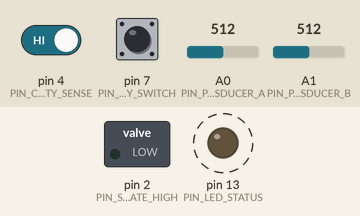
Simulated run of this program. Board: Teensy 4. On the bench: switched loads named in the program (green lamp = pin HIGH), output pins drawn as LEDs (lit = HIGH). Dashed ring = blinking. Inputs (shaded band) come from the test bench; at power-on: pin 4 (PIN_CONTINUITY_SENSE) HIGH, pin 7 (PIN_ARMING_KEY_SWITCH) HIGH, A0 (PIN_PRESSURE_TRANSDUCER_A) = 512, A1 (PIN_PRESSURE_TRANSDUCER_B) = 512. What the program prints to the serial monitor is not drawn.

Above: at 0.12 s.
Timing chart, 0 to 3.0 s (numbered marks = the images above):
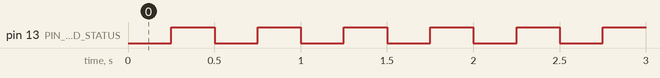

The program:

main.cpp
```cpp
/**
 * @file main.cpp
 * @brief Core Embedded Real-Time Control Loop for HIL Pneumatic Burst Controller
 * @repository t4rxnn-devel/hil-pneumatic-controller
 * @details Manages 1000Hz fixed-interval execution, redundant pressure reading,
 *          solenoid valve actuation state machines, and serial telemetry framing.
 */

#include <Arduino.h>
#include "safety_interlocks.h"

// Hardware Pin Definitions for Teensy 4.1 / ESP32 Target
#define PIN_PRESSURE_TRANSDUCER_A  A0
#define PIN_PRESSURE_TRANSDUCER_B  A1
#define PIN_SOLENOID_GATE_HIGH     2
#define PIN_CONTINUITY_SENSE       4
#define PIN_ARMING_KEY_SWITCH      7
#define PIN_LED_STATUS             13

// Control Loop Timing Constants (1000 Hz = 1000 microseconds)
const uint32_t CONTROL_LOOP_INTERVAL_US = 1000;
uint32_t last_loop_timestamp_us = 0;

// Global Safety Interlock Instance
SafetyInterlockManager safetyManager;

// Function Prototypes for Modular Execution
float readTransducerPSI(uint8_t pin);
void updateHardwareOutputs(SystemState_t state);
void transmitTelemetryPacket(float p1, float p2, SystemState_t state, uint16_t faults);

void setup() {
    // Initialize high-speed serial interface for HIL communication
    Serial.begin(500000);
    while (!Serial && millis() < 2000); // Wait for connection or timeout

    // Configure Pin IO Modes
    pinMode(PIN_SOLENOID_GATE_HIGH, OUTPUT);
    pinMode(PIN_CONTINUITY_SENSE, INPUT_PULLUP);
    pinMode(PIN_ARMING_KEY_SWITCH, INPUT_PULLUP);
    pinMode(PIN_LED_STATUS, OUTPUT);

    // Ensure solenoids are driven LOW (safe state) on startup
    digitalWrite(PIN_SOLENOID_GATE_HIGH, LOW);
    digitalWrite(PIN_LED_STATUS, LOW);

    // Initialize Safety Interlock Registry
    safetyManager.initialize();
    last_loop_timestamp_us = micros();
}

void loop() {
    uint32_t current_time_us = micros();

    // Enforce strict deterministic 1000Hz fixed loop interval
    if ((current_time_us - last_loop_timestamp_us) >= CONTROL_LOOP_INTERVAL_US) {
        last_loop_timestamp_us += CONTROL_LOOP_INTERVAL_US;
        uint32_t current_time_ms = millis();

        // 1. Sample redundant analog pressure transducers
        float psi_a = readTransducerPSI(PIN_PRESSURE_TRANSDUCER_A);
        float psi_b = readTransducerPSI(PIN_PRESSURE_TRANSDUCER_B);

        // 2. Update physical switch and loop inputs
        bool key_state = (digitalRead(PIN_ARMING_KEY_SWITCH) == LOW); // Active low pullup
        bool continuity_state = (digitalRead(PIN_CONTINUITY_SENSE) == HIGH);

        safetyManager.setKeySwitch(key_state);
        safetyManager.updateContinuityStatus(continuity_state);
        safetyManager.checkWatchdog(current_time_ms);

        // 3. Evaluate safety voter logic across sensor streams
        bool sensors_valid = safetyManager.evaluateSensorVoter(psi_a, psi_b);

        // 4. Handle incoming serial bytes from the HIL simulator (watchdog feed)
        if (Serial.available() > 0) {
            char incoming_byte = Serial.read();
            if (incoming_byte == 'H') { // Heartbeat command token from HIL plant
                safetyManager.feedWatchdog(current_time_ms);
            }
        }

        // 5. Query system state and execute hardware output actions
        SystemState_t current_state = safetyManager.getState();

        if (current_state != SYSTEM_STATE_ABORT_FAULT && sensors_valid) {
            // Check transition conditions for hot arming if pressures are nominal
            if (key_state && continuity_state && psi_a >= 2200.0f) {
                // State machine progression handled via command triggers
            }
        }

        updateHardwareOutputs(current_state);

        // 6. Stream real-time telemetry back to the host computer / ground station
        transmitTelemetryPacket(psi_a, psi_b, current_state, safetyManager.getFaultFlags());
    }
}

// Converts raw 12-bit ADC millivolt readings into engineering units (PSI)
float readTransducerPSI(uint8_t pin) {
    int raw_adc = analogRead(pin);
    // Calibration formula: 0V to 3.3V mapped to 0 to 5000 PSI transducer range
    float voltage = (raw_adc / 4095.0f) * 3.3f;
    float calculated_psi = (voltage / 3.3f) * 5000.0f;
    return calculated_psi;
}

// Controls physical power gates based on validated safety state machine
void updateHardwareOutputs(SystemState_t state) {
    if (state == SYSTEM_STATE_FIRING_SEQUENCE) {
        digitalWrite(PIN_SOLENOID_GATE_HIGH, HIGH); // Open burst valve
        digitalWrite(PIN_LED_STATUS, HIGH);
    } else {
        digitalWrite(PIN_SOLENOID_GATE_HIGH, LOW);  // Default closed state
        // Flash status LED if in fault mode, solid if standby
        if (state == SYSTEM_STATE_ABORT_FAULT) {
            digitalWrite(PIN_LED_STATUS, (millis() / 250) % 2);
        } else {
            digitalWrite(PIN_LED_STATUS, LOW);
        }
    }
}

// Frames binary telemetry packets for high-speed serial link
void transmitTelemetryPacket(float p1, float p2, SystemState_t state, uint16_t faults) {
    Serial.print("T1:");
    Serial.print(p1, 2);
    Serial.print(",T2:");
    Serial.print(p2, 2);
    Serial.print(",ST:");
    Serial.print((uint8_t)state);
    Serial.print(",FL:");
    Serial.println(faults, HEX);
}
```

safety_interlocks.h
```cpp
/**
 * @file safety_interlocks.h
 * @brief Advanced Hardware-In-The-Loop (HIL) Safety Interlock & Voting System
 * @repository t4rxnn-devel/hil-pneumatic-controller
 * @details Implements redundant pressure transducer cross-checking, continuous arming
 *          loop continuity validation, and deterministic fail-safe abort triggers.
 */

#ifndef SAFETY_INTERLOCKS_H
#define SAFETY_INTERLOCKS_H

#include <stdint.h>
#include <stdbool.h>

// System Operating States
typedef enum {
    SYSTEM_STATE_INIT = 0x00,
    SYSTEM_STATE_STANDBY = 0x01,
    SYSTEM_STATE_ARMED_PRE_FLIGHT = 0x02,
    SYSTEM_STATE_ARMED_HOT = 0x03,
    SYSTEM_STATE_FIRING_SEQUENCE = 0x04,
    SYSTEM_STATE_ABORT_FAULT = 0xFF
} SystemState_t;

// Fault Code Bitmask Registry
typedef enum {
    FAULT_NONE                  = 0x0000,
    FAULT_DUAL_TRANSDUCER_MISMATCH = 0x0001,
    FAULT_LOOP_CONTINUITY_LOST  = 0x0002,
    FAULT_OVER_PRESSURE_SPIKE   = 0x0004,
    FAULT_UNDER_PRESSURE_DROP   = 0x0008,
    FAULT_WATCHDOG_TIMEOUT      = 0x0010,
    FAULT_MANUAL_ABORT_TRIGGERED = 0x0020
} FaultCode_t;

// Configuration Parameters for Interlock Tolerances
typedef struct {
    float max_allowable_psi;
    float min_launch_psi;
    float max_transducer_delta_psi;
    uint32_t watchdog_timeout_ms;
} InterlockConfig_t;

class SafetyInterlockManager {
private:
    SystemState_t current_state;
    uint16_t active_fault_flags;
    InterlockConfig_t config;
    uint32_t last_heartbeat_timestamp;
    bool hardware_key_switched;
    bool continuity_pin_high;

public:
    SafetyInterlockManager() {
        current_state = SYSTEM_STATE_INIT;
        active_fault_flags = FAULT_NONE;
        last_heartbeat_timestamp = 0;
        hardware_key_switched = false;
        continuity_pin_high = false;

        // Default safe thresholds for high-pressure pneumatic reservoirs
        config.max_allowable_psi = 4500.0f;
        config.min_launch_psi = 2200.0f;
        config.max_transducer_delta_psi = 150.0f;
        config.watchdog_timeout_ms = 250;
    }

    void initialize() {
        current_state = SYSTEM_STATE_STANDBY;
        active_fault_flags = FAULT_NONE;
    }

    // Evaluates dual independent pressure transducers for cross-consistency
    bool evaluateSensorVoter(float pressure_sensor_a, float pressure_sensor_b) {
        float delta = pressure_sensor_a > pressure_sensor_b ?
                      (pressure_sensor_a - pressure_sensor_b) :
                      (pressure_sensor_b - pressure_sensor_a);

        if (delta > config.max_transducer_delta_psi) {
            active_fault_flags |= FAULT_DUAL_TRANSDUCER_MISMATCH;
            triggerAbort("Transducer divergence detected beyond safety tolerance!");
            return false;
        }

        if (pressure_sensor_a > config.max_allowable_psi || pressure_sensor_b > config.max_allowable_psi) {
            active_fault_flags |= FAULT_OVER_PRESSURE_SPIKE;
            triggerAbort("Critical over-pressure threshold breached!");
            return false;
        }

        return true;
    }

    // Validates physical continuity of the pyrotechnic / solenoid firing loop
    void updateContinuityStatus(bool is_loop_closed) {
        continuity_pin_high = is_loop_closed;
        if (!continuity_pin_high && (current_state == SYSTEM_STATE_ARMED_HOT || current_state == SYSTEM_STATE_FIRING_SEQUENCE)) {
            active_fault_flags |= FAULT_LOOP_CONTINUITY_LOST;
            triggerAbort("Firing loop continuity dropped unexpectedly during active phase!");
        }
    }

    // Heartbeat check to ensure host controller or HIL simulator is alive
    void feedWatchdog(uint32_t current_timestamp_ms) {
        last_heartbeat_timestamp = current_timestamp_ms;
    }

    void checkWatchdog(uint32_t current_timestamp_ms) {
        if ((current_timestamp_ms - last_heartbeat_timestamp) > config.watchdog_timeout_ms) {
            active_fault_flags |= FAULT_WATCHDOG_TIMEOUT;
            triggerAbort("HIL communication watchdog expired!");
        }
    }

    void setKeySwitch(bool state) {
        hardware_key_switched = state;
        if (!hardware_key_switched && current_state > SYSTEM_STATE_STANDBY) {
            triggerAbort("Physical safety arming key pulled!");
        }
    }

    void triggerAbort(const char* reason) {
        current_state = SYSTEM_STATE_ABORT_FAULT;
        // Hardware level failsafe hook would cut power gates here
    }

    SystemState_t getState() const {
        return current_state;
    }

    uint16_t getFaultFlags() const {
        return active_fault_flags;
    }

    bool isSystemSafeToFire(float p1, float p2) {
        if (current_state != SYSTEM_STATE_ARMED_HOT) return false;
        if (active_fault_flags != FAULT_NONE) return false;
        if (!hardware_key_switched) return false;
        if (!continuity_pin_high) return false;
        if (p1 < config.min_launch_psi || p2 < config.min_launch_psi) return false;
        return true;
    }
};

#endif // SAFETY_INTERLOCKS_H
```

sensor_acquisition.cpp
```cpp
/**
 * @file sensor_acquisition.cpp
 * @brief High-Precision Sensor Sampling & Digital Filtering Engine
 * @repository t4rxnn-devel/hil-pneumatic-controller
 * @details Implements moving-average digital filtering, outlier rejection,
 *          and voltage-to-pressure calibration curves for telemetry.
 */

#include <Arduino.h>

class SensorAcquisitionEngine {
private:
    static const uint8_t FILTER_WINDOW_SIZE = 8;
    float sample_buffer_a[FILTER_WINDOW_SIZE];
    float sample_buffer_b[FILTER_WINDOW_SIZE];
    uint8_t buffer_index;
    bool buffer_filled;

    float reference_voltage;
    float max_pressure_psi;

public:
    SensorAcquisitionEngine() {
        buffer_index = 0;
        buffer_filled = false;
        reference_voltage = 3.3f;
        max_pressure_psi = 5000.0f;

        for (uint8_t i = 0; i < FILTER_WINDOW_SIZE; i++) {
            sample_buffer_a[i] = 0.0f;
            sample_buffer_b[i] = 0.0f;
        }
    }

    void initialize() {
        buffer_index = 0;
        buffer_filled = false;
    }

    // Feeds raw ADC counts and computes moving average filtered pressure in PSI
    void updateReadings(uint16_t raw_adc_a, uint16_t raw_adc_b, float &out_psi_a, float &out_psi_b) {
        // Convert ADC counts (0-4095 for 12-bit) to engineering units
        float volts_a = (static_cast<float>(raw_adc_a) / 4095.0f) * reference_voltage;
        float volts_b = (static_cast<float>(raw_adc_b) / 4095.0f) * reference_voltage;

        float instant_psi_a = (volts_a / reference_voltage) * max_pressure_psi;
        float instant_psi_b = (volts_b / reference_voltage) * max_pressure_psi;

        // Store into rolling window buffers
        sample_buffer_a[buffer_index] = instant_psi_a;
        sample_buffer_b[buffer_index] = instant_psi_b;

        buffer_index = (buffer_index + 1) % FILTER_WINDOW_SIZE;
        if (buffer_index == 0) {
            buffer_filled = true;
        }

        // Calculate moving average across valid window samples
        uint8_t count = buffer_filled ? FILTER_WINDOW_SIZE : buffer_index;
        if (count == 0) count = 1;

        float sum_a = 0.0f;
        float sum_b = 0.0f;
        for (uint8_t i = 0; i < count; i++) {
            sum_a += sample_buffer_a[i];
            sum_b += sample_buffer_b[i];
        }

        out_psi_a = sum_a / static_cast<float>(count);
        out_psi_b = sum_b / static_cast<float>(count);
    }

    void setTransducerParameters(float ref_v, float max_psi) {
        reference_voltage = ref_v;
        max_pressure_psi = max_psi;
    }
};
```

telemetry_serial.cpp
```cpp
/**
 * @file telemetry_serial.cpp
 * @brief High-Speed Serial Telemetry Framing & Command Parser Engine
 * @repository t4rxnn-devel/hil-pneumatic-controller
 * @details Encodes real-time sensor streams, system states, and fault registers
 *          into structured binary/ASCII packets and decodes inbound control tokens.
 */

#include <Arduino.h>

class TelemetrySerialEngine {
private:
    static const uint8_t RX_BUFFER_SIZE = 64;
    char rx_buffer[RX_BUFFER_SIZE];
    uint8_t rx_buffer_index;
    unsigned long last_packet_sent_ms;
    uint32_t packet_sequence_number;

public:
    TelemetrySerialEngine() {
        rx_buffer_index = 0;
        last_packet_sent_ms = 0;
        packet_sequence_number = 0;
        memset(rx_buffer, 0, RX_BUFFER_SIZE);
    }

    void initialize(unsigned long baud_rate) {
        // Serial port is typically initialized in main, but we configure internal states here
        rx_buffer_index = 0;
        packet_sequence_number = 0;
    }

    // Formats and streams structured telemetry frame over UART
    void sendTelemetryFrame(float p1, float p2, uint8_t system_state, uint16_t fault_flags, float battery_volts) {
        unsigned long current_ms = millis();
        // Rate limit telemetry broadcast to every 20ms (50 Hz) to avoid serial saturation
        if ((current_ms - last_packet_sent_ms) >= 20) {
            last_packet_sent_ms = current_ms;
            packet_sequence_number++;

            Serial.print("$PKT,");
            Serial.print(packet_sequence_number);
            Serial.print(",");
            Serial.print(current_ms);
            Serial.print(",");
            Serial.print(p1, 2);
            Serial.print(",");
            Serial.print(p2, 2);
            Serial.print(",");
            Serial.print(system_state);
            Serial.print(",0x");
            Serial.print(fault_flags, HEX);
            Serial.print(",");
            Serial.print(battery_volts, 2);
            Serial.println("*CS"); // Placeholder for checksum termination
        }
    }

    // Non-blocking parser for inbound commands from the HIL simulator or ground station
    bool pollIncomingCommands(char &out_command_token) {
        while (Serial.available() > 0) {
            char incoming = Serial.read();
            if (incoming == '\n' || incoming == '\r') {
                if (rx_buffer_index > 0) {
                    out_command_token = rx_buffer[0];
                    rx_buffer_index = 0;
                    memset(rx_buffer, 0, RX_BUFFER_SIZE);
                    return true;
                }
            } else if (rx_buffer_index < (RX_BUFFER_SIZE - 1)) {
                rx_buffer[rx_buffer_index++] = incoming;
            } else {
                // Buffer overflow protection: reset index
                rx_buffer_index = 0;
                memset(rx_buffer, 0, RX_BUFFER_SIZE);
            }
        }
        return false;
    }

    uint32_t getSequenceNumber() const {
        return packet_sequence_number;
    }
};
```

Source omitted: solenoid_driver.cpp (3021 bytes)

Measured:
- by itself, pin 13 (PIN_LED_STATUS): alternates HIGH for 0.25 s and LOW for 0.25 s
